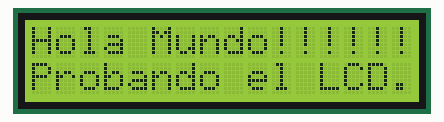
This sketch was run on a simulated Arduino Uno, built with avr-gcc and run on an emulated ATmega328P. Parts: 16×2 character LCD.

Above: at 0.1 s.
At 2.1 s:
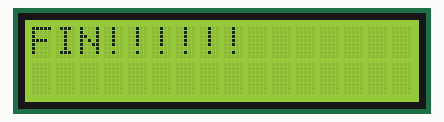

Measured:
- what the display in image 1 shows lasts 2.0 s, from 2.1 s to 4.1 s

The sketch:

LCD.ino
```cpp
// C++ code
//Importando libreria
#include<LiquidCrystal.h> //añadiendo libreria
//Definiendo las constantes para filas y columnas
#define COLS 16 //Columnas del LCD
#define ROWS 2 //Filas del LCD
//Ya esta incluida la libreria, hay que definir los pines a usar
LiquidCrystal lcd(12, 11, 5, 4, 3, 2); //(RW, EN, d4, d5, d6, d7)
void setup()
{
  Serial.begin(9600); //Iniciar la comunicacion serie
  lcd.begin(COLS, ROWS); //Se especifican las dimensiones de la LCD
}

void loop()
{
  //set the cursos to column 0, line 1
  lcd.clear(); //limpiamos la pantalla
  lcd.setCursor(0, 0); //situamos el cursos (C, F)
  lcd.print("Hola Mundo!!!!!!"); //Escribimos en la pantalla
  lcd.setCursor(0, 1); //situamos el cursos (C, F)
  lcd.print("Probando el LCD."); //Escribimos en pantalla
  delay(2000); //tiempo de espera
  lcd.clear(); //limpiamos la pantalla
  lcd.setCursor(0, 0); //situamos el cursor (C, F)
  lcd.print("FIN!!!!!!"); //escribimos en pantalla
  delay(2000); //tiempo de espera
}
```
